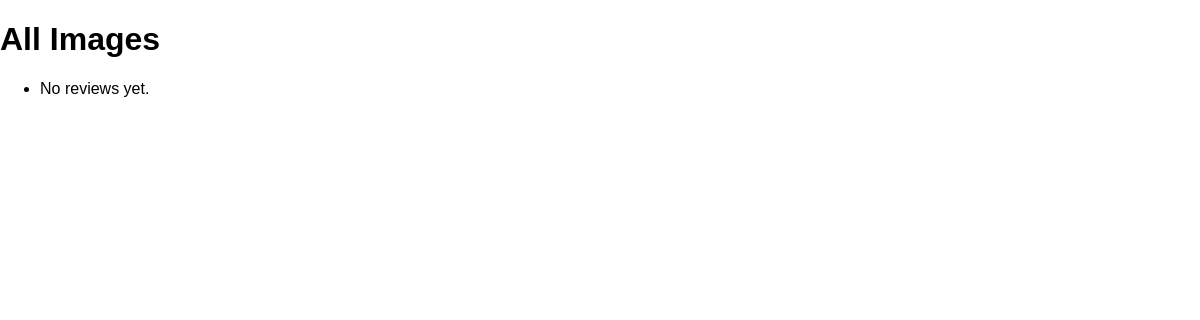
The page /imaxe_list/ on the database as committed earlier.
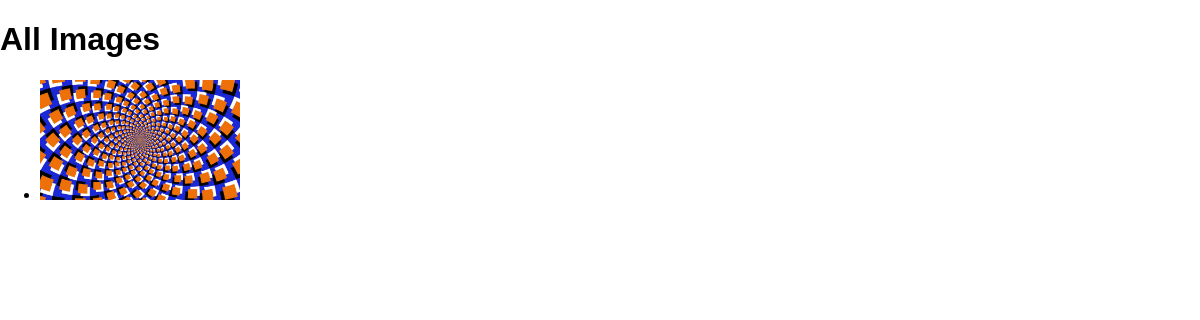
The same page on the database as committed later.
### reviews/models.py (models this page shows)
class UserProfile(models.Model):
    image = models.ImageField(upload_to="images")

### reviews/views.py (the view)
# urls.py: path("imaxe_list/", views.ProfilesView.as_view(), name="imaxe_list"),
class ProfilesView(ListView):
    template_name = "reviews/imaxes_list.html"
    model = UserProfile
    context_object_name = "profiles"

### reviews/templates/reviews/imaxes_list.html (shortened to what this page needs)
{% extends "reviews/base.html" %} {% load static %}  {% block content %}
<h1>All Images</h1>
<ul>
  {% for profile in profiles %}
  <li>
    <img src="{{ profile.image.url }}" alt="image example" width="200px" />
  </li>
  {% empty %}
  <li>No reviews yet.</li>
  {% endfor %}
</ul>
{% endblock %}

Rows that differ between the two databases and show on the page:
added UserProfile: image (picture)
Other text that changed with them:
text no longer shown: "No reviews yet."
